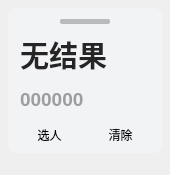
<?xml version="1.0" encoding="UTF-8"?>
<ui version="4.0">
 <class>Form</class>
 <widget class="QWidget" name="Form">
  <property name="geometry">
   <rect>
    <x>0</x>
    <y>0</y>
    <width>170</width>
    <height>175</height>
   </rect>
  </property>
  <property name="minimumSize">
   <size>
    <width>145</width>
    <height>0</height>
   </size>
  </property>
  <property name="windowTitle">
   <string>Form</string>
  </property>
  <layout class="QVBoxLayout" name="verticalLayout">
   <property name="leftMargin">
    <number>8</number>
   </property>
   <property name="topMargin">
    <number>8</number>
   </property>
   <property name="rightMargin">
    <number>8</number>
   </property>
   <property name="bottomMargin">
    <number>22</number>
   </property>
   <item>
    <widget class="QFrame" name="backgnd">
     <property name="styleSheet">
      <string notr="true">background-color: rgba(242, 243, 245, 255);
                            border-radius: 8px
                        </string>
     </property>
     <property name="frameShape">
      <enum>QFrame::StyledPanel</enum>
     </property>
     <property name="frameShadow">
      <enum>QFrame::Raised</enum>
     </property>
     <layout class="QVBoxLayout" name="verticalLayout_3">
      <item>
       <layout class="QHBoxLayout" name="horizontalLayout_2">
        <item>
         <spacer name="horizontalSpacer_2">
          <property name="orientation">
           <enum>Qt::Horizontal</enum>
          </property>
          <property name="sizeType">
           <enum>QSizePolicy::Maximum</enum>
          </property>
          <property name="sizeHint" stdset="0">
           <size>
            <width>20</width>
            <height>10</height>
           </size>
          </property>
         </spacer>
        </item>
        <item>
         <widget class="QLabel" name="label">
          <property name="sizePolicy">
           <sizepolicy hsizetype="Preferred" vsizetype="Fixed">
            <horstretch>0</horstretch>
            <verstretch>0</verstretch>
           </sizepolicy>
          </property>
          <property name="maximumSize">
           <size>
            <width>50</width>
            <height>5</height>
           </size>
          </property>
          <property name="styleSheet">
           <string notr="true">background-color:#503D3D3D;
                                                border-radius: 2px
                                            </string>
          </property>
         </widget>
        </item>
        <item>
         <spacer name="horizontalSpacer">
          <property name="orientation">
           <enum>Qt::Horizontal</enum>
          </property>
          <property name="sizeType">
           <enum>QSizePolicy::Maximum</enum>
          </property>
          <property name="sizeHint" stdset="0">
           <size>
            <width>20</width>
            <height>10</height>
           </size>
          </property>
         </spacer>
        </item>
       </layout>
      </item>
      <item>
       <layout class="QVBoxLayout" name="verticalLayout_2">
        <property name="spacing">
         <number>2</number>
        </property>
        <property name="leftMargin">
         <number>3</number>
        </property>
        <item>
         <widget class="QLabel" name="name">
          <property name="font">
           <font>
            <family>Microsoft YaHei UI</family>
            <pointsize>22</pointsize>
            <bold>true</bold>
           </font>
          </property>
          <property name="styleSheet">
           <string notr="true">color: rgba(37, 37, 37, 255);
                                                font-weight: bold
                                            </string>
          </property>
          <property name="text">
           <string>无结果</string>
          </property>
         </widget>
        </item>
        <item>
         <widget class="QLabel" name="id">
          <property name="font">
           <font>
            <family>Microsoft YaHei UI</family>
            <pointsize>14</pointsize>
            <bold>true</bold>
           </font>
          </property>
          <property name="styleSheet">
           <string notr="true">color: rgba(0, 0, 0, 90);
                                                font-weight: bold;
                                            </string>
          </property>
          <property name="text">
           <string>000000</string>
          </property>
         </widget>
        </item>
       </layout>
      </item>
      <item>
       <layout class="QHBoxLayout" name="horizontalLayout">
        <item>
         <widget class="PrimaryPushButton" name="btn">
          <property name="text">
           <string>选人</string>
          </property>
         </widget>
        </item>
        <item>
         <widget class="PushButton" name="btn_clear">
          <property name="text">
           <string>清除</string>
          </property>
         </widget>
        </item>
       </layout>
      </item>
     </layout>
    </widget>
   </item>
  </layout>
 </widget>
 <customwidgets>
  <customwidget>
   <class>PushButton</class>
   <extends>QPushButton</extends>
   <header>qfluentwidgets</header>
  </customwidget>
  <customwidget>
   <class>PrimaryPushButton</class>
   <extends>QPushButton</extends>
   <header>qfluentwidgets</header>
  </customwidget>
 </customwidgets>
 <resources/>
 <connections/>
</ui>
